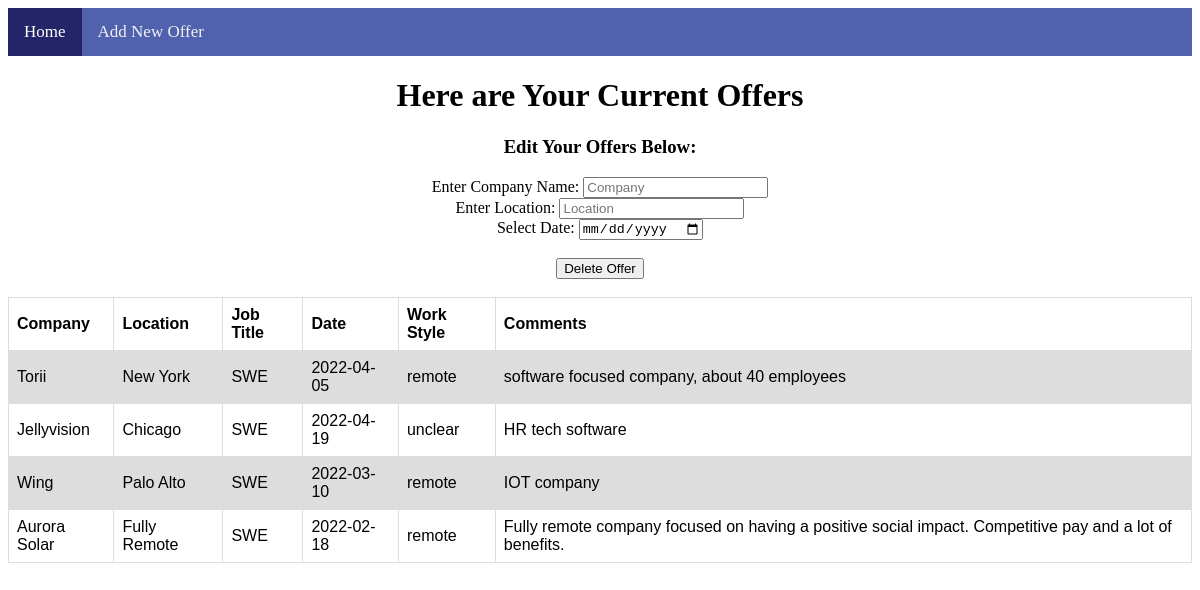
Screenshot of /PHP/offers.php (signed in) with the database file from the repository.
### tables this page shows
CREATE TABLE `offers` (
  `company` varchar(255) NOT NULL,
  `location` varchar(255) NOT NULL,
  `jobTitle` varchar(255) NOT NULL,
  `date` varchar(255) NOT NULL,
  `workLocation` text NOT NULL,
  `comments` varchar(255) NOT NULL,
  `username` varchar(255) NOT NULL
);

### PHP/offers.php (the view, shortened to what this page needs)
<?php
    require('connDB.php');
                ?>
<!DOCTYPE html>
<html lang="en">
<head>
    <link rel="stylesheet" type="text/css" href="../CSS/index.css">
    <link rel="stylesheet" type="text/css" href="completedStyle.php">
</head>
<body>
    <div class="topnav">
        <a class="active" href="../HTML/index2.html">Home</a>
        <a href="newOffer.php">Add New Offer</a>
    </div>
    <form method="post" style="text-align: center">
        <h1>Here are Your Current Offers</h1>
        <h3 style="text-align: center">Edit Your Offers Below:</h3>
        <div>
            <label for="appSelect">Enter Company Name:</label>
            <input name="appSelect" type="text" placeholder="Company"><br>
            <label for="locationSelect">Enter Location:</label>
            <input name="locationSelect" type="text" placeholder="Location"><br>
            <label for="dateSelect">Select Date:</label>
            <input type="date" id="date" name="dateSelect"><br><br>
        </div>
        <input type="submit" value="Delete Offer"><br><br>
    </form>
</body>
</html>
<?php
    $un = $_SESSION["username"];
    $sql = "SELECT * FROM offers WHERE username='" . $un . "'";
    $result = mysqli_query($conn, $sql);
    if (mysqli_num_rows($result) > 0) {
        echo "<table><tr><th>Company</th><th>Location</th><th>Job Title</th><th>Date</th><th>Work Style</th><th>Comments</th></tr>";
        while ($row = mysqli_fetch_assoc($result)) {
            echo "<tr><td>" . $row["company"] . "</td><td>" . $row["location"] . "</td><td>" . $row["jobTitle"] . "</td><td>" . $row["date"] . "</td><td>" . $row["workLocation"] . "</td><td>" . $row["comments"] . "</td></tr>";
        }
        echo "</table>";
    } else {
        echo "<h3 style='text-align:center'>You currently have 0 offers.</h3>";
    }
?>

### CSS/index.css (style rules this page uses)
body { align-items: center; }
h1 { text-align: center; }
.topnav { overflow: hidden; background-color: rgb(80, 97, 173); }
.topnav a { float: left; color: #f2f2f2; text-align: center; padding: 14px 16px; text-decoration: none; font-size: 17px; }
.topnav a.active { background-color: #242568; color: white; }

### rows the page displays
offers: company "Torii", location "New York", jobTitle "SWE", date "2022-04-05", workLocation "remote", comments "software focused company, about 40 employees"
offers: company "Jellyvision", location "Chicago", jobTitle "SWE", date "2022-04-19", workLocation "unclear", comments "HR tech software"
offers: company "Wing", location "Palo Alto", jobTitle "SWE", date "2022-03-10", workLocation "remote", comments "IOT company"
offers: company "Aurora Solar", location "Fully Remote", jobTitle "SWE", date "2022-02-18", workLocation "remote", comments "Fully remote company focused on having a positive social impact. Competitive pay and a lot of benefits."
